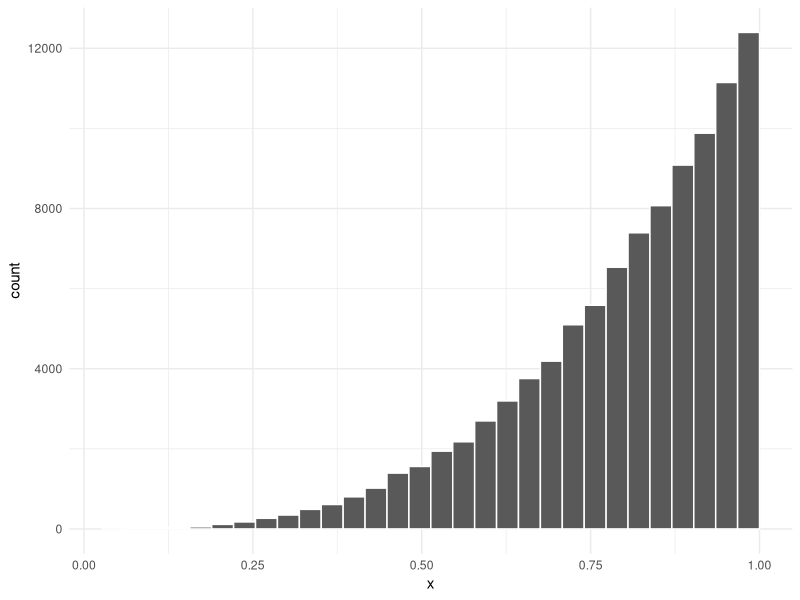

The R source for this figure:
## ---- chunk 1
knitr::opts_chunk$set(echo = TRUE)
## ---- chunk 2
library(tidyverse)
## ---- chunk 3
#| message: false
#simulate 100,000 y values from the uniform distribution
y <- runif(100000)

#use the inverse cdf to compute x
x <- y^{1/4}

#plot a histogram of the random variable x
ggplot() +
   geom_histogram(aes(x = x), 
                  color = "white", boundary = 1) +
   theme_minimal()
## ---- chunk 4
mean(x)
var(x)
## ---- chunk 5
#simulate y from the uniform distribution

#compute x using the inverse

#plot histogram of x

## ---- chunk 6
#simulate 100,000 x-values


#simulate 100,000 y-values


#create v


#create w




#compute covariance 

## ---- chunk 7
#mean of x

#variance of x

#mean of y

#variance of y

## ---- chunk 8
#simulate y


#simulate x


#plot histogram


#compute mean of x


#compute variance of x



